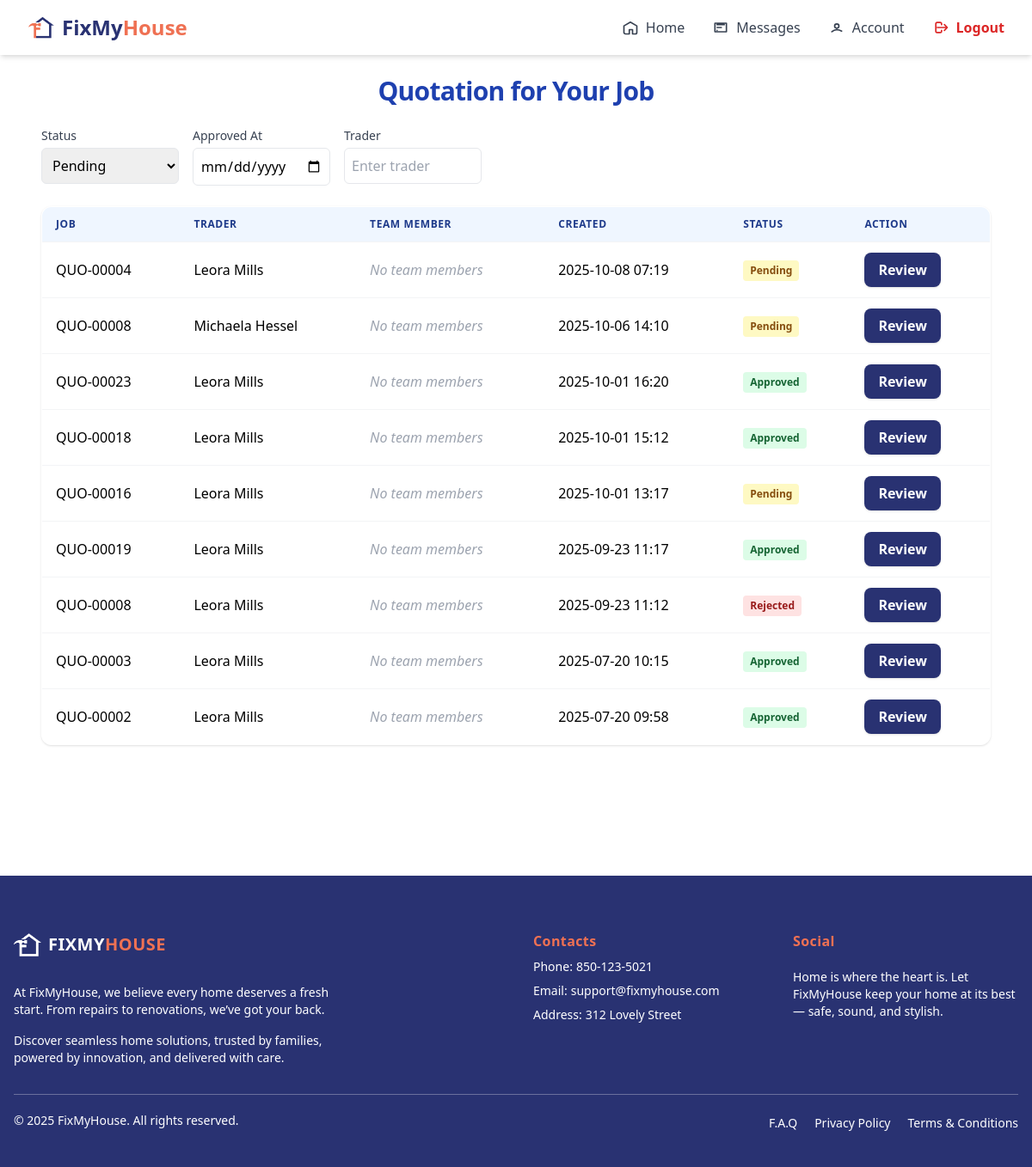
The app's page /agent/bids/ (signed in), older data.
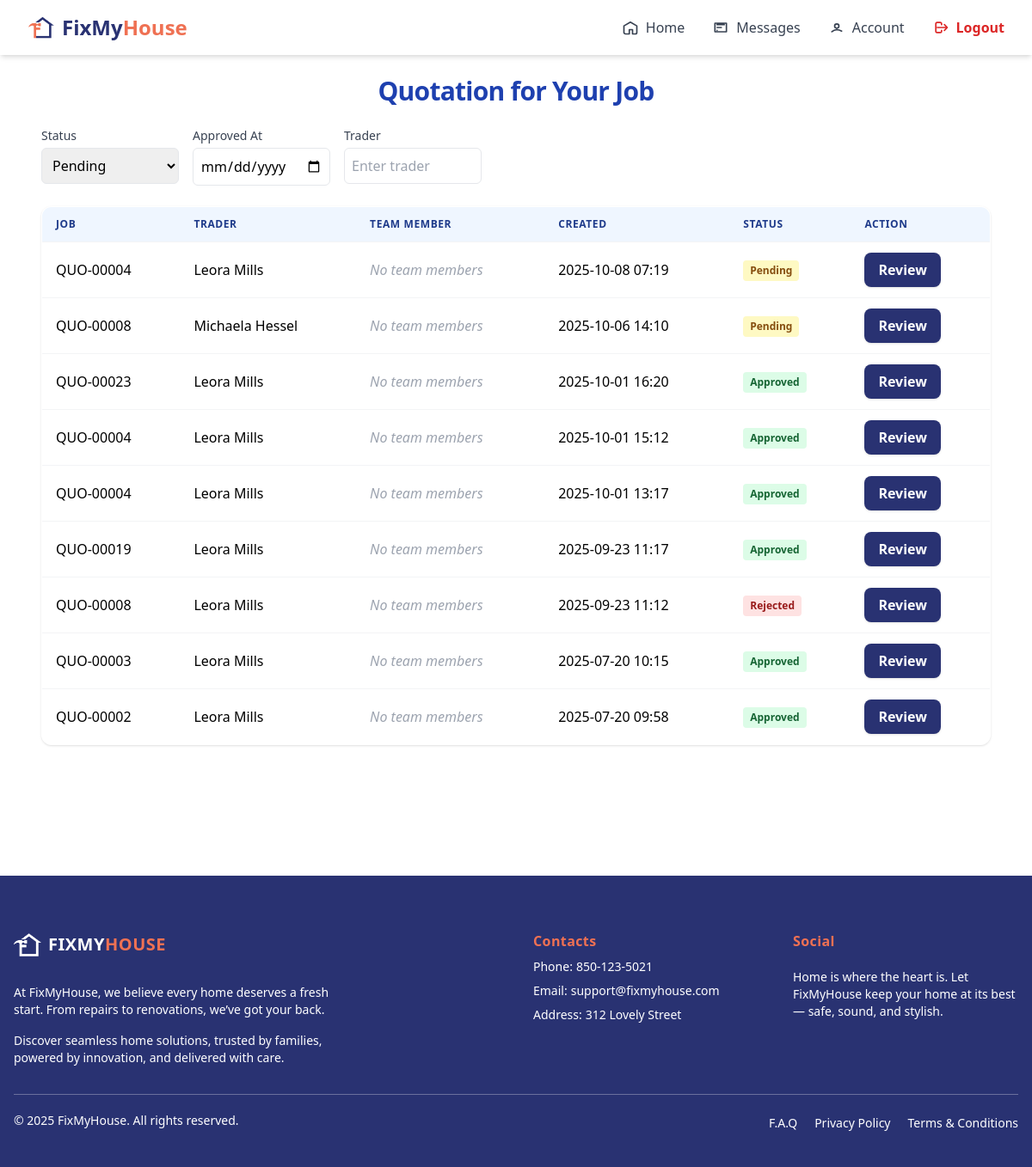
The same page, newer data.
### trader/models/biddingTrader.py (models this page shows, shortened)
class Bidding(models.Model):
    trader = models.ForeignKey(TraderRegistration, on_delete=models.CASCADE, related_name='bid_trader')
    agent = models.ForeignKey(AgentRegister, on_delete=models.SET_NULL, null=True, blank=True, related_name='bid_agent')
    jobs = models.ForeignKey(Jobs, on_delete=models.SET_NULL, null=True, blank=True, related_name='jobs_related')
    team_member = models.ManyToManyField(TeamMember, related_name='biddings_related', blank=True)
    labour_per_hour = models.DecimalField(max_digits=10, decimal_places=2, null=True, blank=True)
    callout_rate = models.DecimalField(max_digits=10, decimal_places=2, null=True, blank=True)
    parts_qty = models.PositiveIntegerField(default=0)
    parts_unit_price = models.DecimalField(max_digits=10, decimal_places=2, default=0)
    hours = models.DecimalField(max_digits=5, decimal_places=2, default=0)
    appliance_model_price = models.DecimalField(max_digits=10, decimal_places=2, default=0)
    appliance_model = models.CharField(max_length=100, blank=True, null=True)
    notes = models.TextField(blank=True, null=True)
    created_at = models.DateTimeField(auto_now_add=True)
    start_date = models.DateTimeField(blank=True, null=True)
    end_date = models.DateTimeField(blank=True, null=True)
    is_approved = models.BooleanField(null=True, blank=True, default=None, help_text="None=pending, True=approved, False=rejected")
    is_active = models.BooleanField(null=True, blank=True, default=True)
    approved_at = models.DateField(auto_now_add=True, null=True, blank=True)
    approved_by = models.ForeignKey(AgentRegister, on_delete=models.SET_NULL, null=True, blank=True, related_name='approved_bids')
    approval_notes = models.TextField(blank=True, null=True)

### trader/models/jobs.py (models this page shows, shortened)
class Jobs(models.Model):
    agent = models.ForeignKey(AgentRegister, on_delete=models.CASCADE, related_name='jobs_agent')
    trader = models.ForeignKey(TraderRegistration, on_delete=models.SET_NULL, null=True, blank=True, related_name='jobs_trader')
    property = models.ForeignKey(Property, on_delete=models.SET_NULL, null=True, blank=True, related_name='jobs_property')
    STATUS_CHOICES = [
        ('quoted', 'Quoted'),
        ('confirmed', 'Confirmed'),
        ('approved', 'Approved'),
        ('scheduled', 'Scheduled'),
    ]
    address = models.TextField(blank=True, null=True)
    category = models.ForeignKey(Services, on_delete=models.SET_NULL, null=True, blank=True, related_name='category_services')
    renter = models.CharField(max_length=100, null=True, blank=True)
    priority = models.BooleanField(default=False)  # True = High Priority
    job_code = models.CharField(max_length=20, unique=True)
    notes = models.TextField()
    status = models.CharField(max_length=20, choices=STATUS_CHOICES, default='quoted')
    bid_status = models.CharField(max_length=20, choices=[('open', 'Open'), ('closed', 'Closed')], default='open')
    bid_count = models.IntegerField(default=0)
    quoted_at = models.DateField(default=timezone.now)
    confirmed_at = models.DateField(null=True, blank=True)
    approved_at = models.DateField(null=True, blank=True)
    scheduled_at = models.DateField(null=True, blank=True)
    is_active = models.BooleanField(null=True, blank=True, default=True)
    start_date = models.DateField(null=True, blank=True)
    end_date = models.DateField(null=True, blank=True)
    issue_found_at = models.DateField(null=True, blank=True)
    renter_availability = models.DateField(null=True, blank=True)
    issue_been_fixed_before = models.BooleanField(default=False)
    def __str__(self):
        return self.job_code

### trader/models/registerTrader.py (models this page shows, shortened)
class TraderRegistration(models.Model):
    user = models.OneToOneField(User, on_delete=models.CASCADE, null=True, blank=True)
    name = models.CharField(max_length=255)
    email = models.EmailField()
    phone = models.CharField(max_length=50)
    password = models.CharField(max_length=255, null=True, blank=True)
    isAdmin = models.BooleanField(default=False)
    isDirector = models.BooleanField(default=True)
    isTeamMember = models.BooleanField(default=False)
    COMPANY_TYPE_CHOICES = [
        ('sole_trader', 'Sole Trader'),
        ('company', 'Company'),
    ]
    INDUSTRIES_CHOICES = [
        ('air_conditioning', 'Air Conditioning'),
        ('cleaning', 'Cleaning'),
        ('electrical', 'Electrical'),
        ('gardening', 'Gardening'),
        ('general_maintenance', 'General Maintenance'),
        ('glazing', 'Glazing'),
        ('pest_control', 'Pest Control'),
        ('plumbing_gas', 'Plumbing / Gas'),
        ('tree_cutting', 'Tree Cutting'),
        ('steel_works', 'Steel Works'),
        ('safety', 'Safety'),
    ]
    company_type = models.CharField(max_length=100, choices=COMPANY_TYPE_CHOICES, default='company')
    company_name = models.CharField(max_length=255, blank=True, null=True)
    company_address = models.CharField(max_length=255, blank=True, null=True)
    company_email = models.EmailField(blank=True, null=True)
    company_landline = models.CharField(max_length=50, blank=True, null=True)
    gst_registered = models.BooleanField(default=False)
    abn = models.CharField(max_length=20, blank=True, null=True)
    industry = models.CharField(max_length=100, choices=INDUSTRIES_CHOICES, blank=True, null=True)
    state = models.CharField(max_length=100, blank=True)
    municipality = models.CharField(max_length=100, blank=True)
    city = models.CharField(max_length=100, blank=True)
    address_line_1 = models.CharField(max_length=255, blank=True, null=True)
    address_line_2 = models.CharField(max_length=255, blank=True, null=True)
    postal_code = models.CharField(max_length=20, blank=True)
    def __str__(self):
        return self.name

### agent/views/biddingList.py (the view)
# urls.py: path('bids/', AgentBidListView.as_view(), name='agent_bid_list'),
@method_decorator([login_required, agent_required], name='dispatch')
class AgentBidListView(ListView):
    model = Bidding
    template_name = 'components/home/agent_bid_list.html'
    context_object_name = 'bids'
    def get_queryset(self):
        queryset = super().get_queryset()
        queryset = queryset.filter(is_active=True)
        trader = self.request.GET.get('trader')
        is_approved = self.request.GET.get('status')
        approved_at = self.request.GET.get('approved_at')
        if trader:
            queryset = queryset.filter(trader__name__icontains=trader)
        if approved_at:
            queryset = queryset.filter(approved_at=approved_at)
        if is_approved == 'true':
            queryset = queryset.filter(is_approved=True)
        elif is_approved == 'false':
            queryset = queryset.filter(is_approved=False)
        elif is_approved == '':
            queryset = queryset.filter(is_approved__isnull=True)
        return queryset.order_by('-created_at')
    def get_context_data(self, **kwargs):
        context = super().get_context_data(**kwargs)
        context['status_options'] = {
            '': 'Pending',
            'true': 'Approved',
            'false': 'Rejected',
        }
        context['filter_trader'] = self.request.GET.get('trader', '')
        context['filter_is_approved'] = self.request.GET.get('status', '')
        context['filter_approved_at'] = self.request.GET.get('approved_at', '')
        return context

### trader/context_processors.py (called while the page is built)
def notifications_context(request):
    if request.user.is_authenticated:
        unread_qs = get_unread_notifications(request.user)
        return {
            "unread_count": unread_qs.count(),
            "unread_notifications": unread_qs[:5],  # show latest 5
        }
    return {}

### trader/views/traderNotification.py (called while the page is built)
def get_unread_notifications(user):
    try:
        return TraderNotification.objects.filter(
            trader_id__user=user,
            seen=False
        ).order_by("-created_at")
    except Exception as e:
        logger.error(f"Error fetching notifications! {e}")
        return TraderNotification.objects.none()

### agent/templates/components/home/agent_bid_list.html (shortened to what the changed rows need)
{% extends "baseAgent.html" %}
{% block content %}
{% include 'components/home/navigatorBaseAgent.html' %}
<main class="max-w-6xl mx-auto p-4 sm:p-6 mb-[8rem] flex-1 w-full">
  <h2 class="text-2xl sm:text-3xl font-bold text-blue-800 mb-6 text-center tracking-tight">Quotation for Your Job</h2>
  <div class="space-y-4">
      <div class="hidden lg:block overflow-x-auto rounded-xl shadow">
        <table class="min-w-full bg-white border border-gray-200 rounded-xl overflow-hidden">
          <thead class="bg-blue-50">
            <tr>
              <th class="px-4 py-3 text-left text-xs font-semibold text-blue-900 uppercase tracking-wider">Job</th>
              <th class="px-4 py-3 text-left text-xs font-semibold text-blue-900 uppercase tracking-wider">Trader</th>
              <th class="px-4 py-3 text-left text-xs font-semibold text-blue-900 uppercase tracking-wider">Team Member</th>
              <th class="px-4 py-3 text-left text-xs font-semibold text-blue-900 uppercase tracking-wider">Created</th>
              <th class="px-4 py-3 text-left text-xs font-semibold text-blue-900 uppercase tracking-wider">Status</th>
              <th class="px-4 py-3 text-left text-xs font-semibold text-blue-900 uppercase tracking-wider">Action</th>
            </tr>
          </thead>
          <tbody>
            {% for bid in bids %}
            <tr class="border-t border-gray-100 hover:bg-blue-50 transition">
              <td class="px-4 py-3 whitespace-nowrap">{{ bid.jobs }}</td>
              <td class="px-4 py-3 whitespace-nowrap">{{ bid.trader }}</td>
              <td class="px-4 py-3 whitespace-nowrap">
                {% for member in bid.team_member.all %}
                  <div>{{ member.teamName }} ({{ member.position }})</div>
                {% empty %}
                  <span class="text-gray-400 italic">No team members</span>
                {% endfor %}
              </td>
              <td class="px-4 py-3 whitespace-nowrap">{{ bid.created_at|date:"Y-m-d H:i" }}</td>
              <td class="px-4 py-3">
                {% if bid.is_approved is None %}
                  <span class="inline-block px-2 py-1 text-xs font-semibold rounded bg-yellow-100 text-yellow-800">Pending</span>
                {% elif bid.is_approved %}
                  <span class="inline-block px-2 py-1 text-xs font-semibold rounded bg-green-100 text-green-800">Approved</span>
                {% else %}
                  <span class="inline-block px-2 py-1 text-xs font-semibold rounded bg-red-100 text-red-800">Rejected</span>
                {% endif %}
              </td>
              <td class="px-4 py-3">
                <a href="{% url 'bidding_approval' bid.pk %}" class="inline-block bg-[#293272] text-white px-4 py-2 rounded-lg font-semibold hover:bg-[#162060] shadow transition">Review</a>
              </td>
            </tr>
            {% empty %}
            <tr><td colspan="6" class="text-center py-4">No bids found.</td></tr>
            {% endfor %}
          </tbody>
        </table>
      </div>
    </div>
</main>
{% endblock %}

Row changes from the older to the newer data that the page shows:
changed Bidding (number 4 of 9 on the later page): jobs "QUO-00018" → "QUO-00004"
changed Bidding (number 5 of 9 on the later page): jobs "QUO-00016" → "QUO-00004"; is_approved "Pending" → "Approved"
